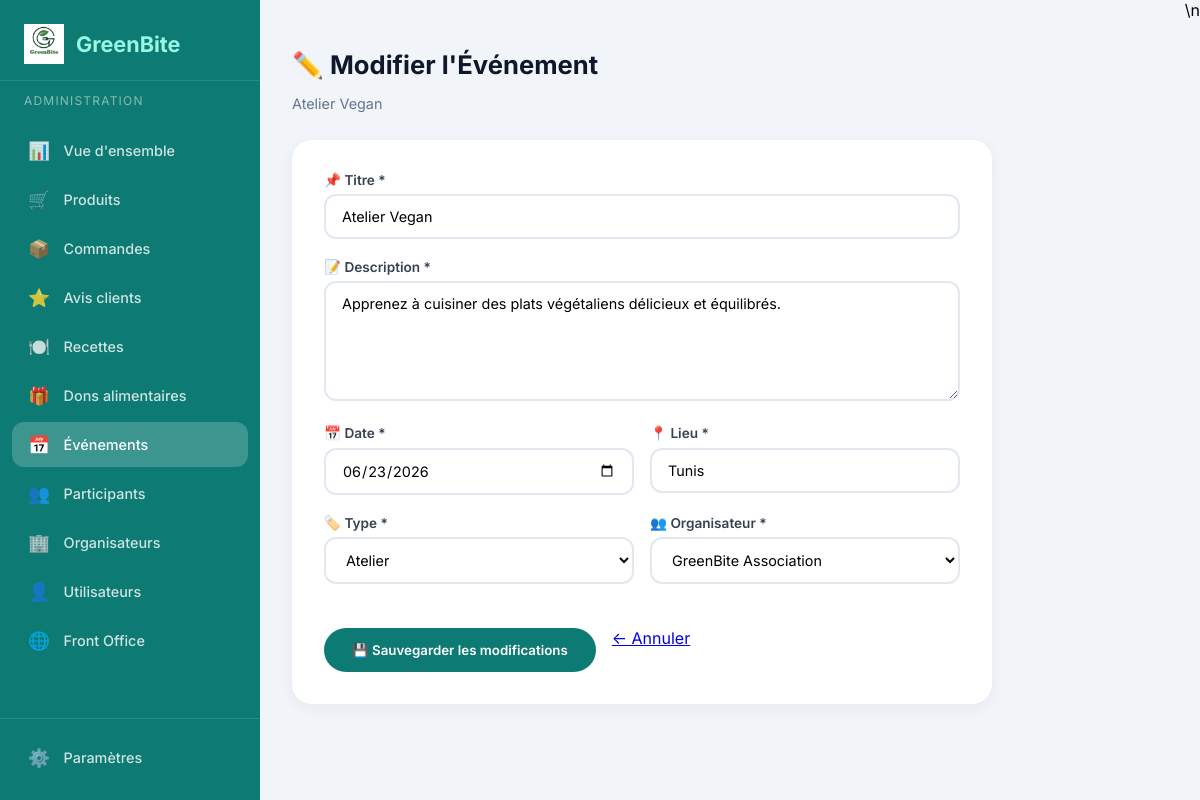
Screenshot of /Green-Bite/View/back-office/evenements_edit.php?id=1 (signed in) with the database file from the repository.
### tables this page shows
CREATE TABLE IF NOT EXISTS `evenement` (
  `id` int(11) NOT NULL AUTO_INCREMENT,
  `titre` varchar(100) NOT NULL,
  `description` text NOT NULL,
  `date_event` date NOT NULL,
  `lieu` varchar(100) NOT NULL,
  `type` enum('Atelier','Conférence','Festival','Autre') NOT NULL,
  `organisateur_id` int(11) NOT NULL,
  `capacite_max` int(11) DEFAULT 100,
  `prix` decimal(10,2) DEFAULT 0.00,
  `image_url` varchar(500) DEFAULT NULL,
  `created_at` timestamp NOT NULL DEFAULT current_timestamp(),
  `updated_at` timestamp NOT NULL DEFAULT current_timestamp() ON UPDATE current_timestamp(),
  PRIMARY KEY (`id`),
  KEY `idx_date` (`date_event`),
  KEY `idx_type` (`type`),
  KEY `idx_lieu` (`lieu`),
  KEY `idx_organisateur` (`organisateur_id`),
  CONSTRAINT `evenement_ibfk_1` FOREIGN KEY (`organisateur_id`) REFERENCES `organisateur` (`id`) ON DELETE CASCADE
);

CREATE TABLE IF NOT EXISTS `organisateur` (
  `id` int(11) NOT NULL AUTO_INCREMENT,
  `nom` varchar(100) NOT NULL,
  `email` varchar(150) NOT NULL,
  `telephone` varchar(20) NOT NULL,
  `adresse` text DEFAULT NULL,
  `site_web` varchar(200) DEFAULT NULL,
  `created_at` timestamp NOT NULL DEFAULT current_timestamp(),
  `updated_at` timestamp NOT NULL DEFAULT current_timestamp() ON UPDATE current_timestamp(),
  PRIMARY KEY (`id`),
  UNIQUE KEY `email` (`email`)
);

### Green-Bite/config/database.php (called while the page is built, shortened)
<?php
function getPdo(): PDO
{
    $dsn = 'mysql:host=' . DB_HOST . ';port=' . DB_PORT . ';dbname=' . DB_NAME . ';charset=utf8mb4';
    $options = [
        PDO::ATTR_ERRMODE => PDO::ERRMODE_EXCEPTION,
        PDO::ATTR_DEFAULT_FETCH_MODE => PDO::FETCH_ASSOC,
        PDO::ATTR_EMULATE_PREPARES => false,
    ];
    $pdo = new PDO($dsn, DB_USER, DB_PASS, $options);
    return $pdo;
}

### Green-Bite/Controller/EvenementController.php (called while the page is built, shortened)
<?php
class EvenementController {
    private $db;
    public function __construct() {
        $this->db = getPdo();
    }
    public function getEvenementById($id) {
        try {
            $id = filter_var($id, FILTER_VALIDATE_INT);
            $sql = "SELECT e.*, o.nom as organisateur_nom, o.email as organisateur_email,
                           o.telephone as organisateur_telephone, o.adresse as organisateur_adresse,
                           o.site_web as organisateur_site_web
                    FROM evenement e
                    LEFT JOIN organisateur o ON e.organisateur_id = o.id
                    WHERE e.id = :id";
            $query = $this->db->prepare($sql);
            $query->execute(['id' => $id]);
            $result = $query->fetch();
            return $result;
        } catch (Exception $e) {
            error_log("GetEvenementById error: " . $e->getMessage());
            return null;
        }
    }
    public function getAllOrganisateurs() {
        try {
            return $this->db->query("SELECT id, nom, email FROM organisateur ORDER BY nom ASC")->fetchAll();
        } catch (Exception $e) {
            return [];
        }
    }
}
?>

### Green-Bite/View/back-office/evenements_edit.php (the view, shortened to what this page needs)
<?php
require_once __DIR__ . '/../../Controller/EvenementController.php';
$controller    = new EvenementController();
$organisateurs = $controller->getAllOrganisateurs();
$id = isset($_GET['id']) ? (int)$_GET['id'] : 0;
$eventData = $controller->getEvenementById($id);
$formData = $_SERVER['REQUEST_METHOD'] === 'POST' ? $_POST : $eventData;
?>
<!DOCTYPE html>
<html lang="fr">
<head>
    <link rel="stylesheet" href="/Green-Bite/View/style.css">
</head>
<body>
<div class="dashboard-layout">
    <?php include __DIR__ . '/../includes/sidebar_admin.php'; ?>
    <div class="dashboard-main"><div class="page-content">
        <div class="page-header">
            <h1>✏️ Modifier l'Événement</h1>
            <p><?= htmlspecialchars($eventData['titre']) ?></p>
        </div>
        <div class="ev-form-card">
            <form method="POST">
                <div class="ev-field">
                    <label for="titre">📌 Titre *</label>
                    <input type="text" id="titre" name="titre" value="<?= htmlspecialchars($formData['titre'] ?? '') ?>">
                </div>
                <div class="ev-field">
                    <label for="description">📝 Description *</label>
                    <textarea id="description" name="description"><?= htmlspecialchars($formData['description'] ?? '') ?></textarea>
                </div>
                <div style="display:grid;grid-template-columns:1fr 1fr;gap:1rem;">
                    <div class="ev-field">
                        <label for="date_event">📅 Date *</label>
                        <input type="date" id="date_event" name="date_event" value="<?= htmlspecialchars($formData['date_event'] ?? '') ?>">
                    </div>
                    <div class="ev-field">
                        <label for="lieu">📍 Lieu *</label>
                        <input type="text" id="lieu" name="lieu" value="<?= htmlspecialchars($formData['lieu'] ?? '') ?>">
                    </div>
                </div>
                <div style="display:grid;grid-template-columns:1fr 1fr;gap:1rem;">
                    <div class="ev-field">
                        <label for="type">🏷️ Type *</label>
                        <select id="type" name="type">
                            <?php foreach(['Atelier','Conférence','Festival','Autre'] as $t): ?>
                                <option value="<?= $t ?>" <?= ($formData['type'] ?? '') === $t ? 'selected' : '' ?>><?= $t ?></option>
                            <?php endforeach; ?>
                        </select>
                    </div>
                    <div class="ev-field">
                        <label for="organisateur_id">👥 Organisateur *</label>
                        <select id="organisateur_id" name="organisateur_id">
                            <?php foreach($organisateurs as $org): ?>
                                <option value="<?= $org['id'] ?>" <?= ($formData['organisateur_id'] ?? 0) == $org['id'] ? 'selected' : '' ?>><?= htmlspecialchars($org['nom']) ?></option>
                            <?php endforeach; ?>
                        </select>
                    </div>
                </div>
                <div class="ev-form-actions">
                    <button type="submit" class="primary-btn">💾 Sauvegarder les modifications</button>
                    <a href="/Green-Bite/View/back-office/evenements.php" class="secondary-btn">← Annuler</a>
                </div>
            </form>
        </div>
    </div></div>\n</div>
</body>
</html>

### Green-Bite/View/style.css (style rules this page uses)
:root { --primary-green: #15803d; --primary-green-dark: #166534; --primary-green-light: #dcfce7; --accent-teal: #0d7a73; --accent-teal-dark: #085851; --accent-teal-light: #ccfbf1; --gray-light: #f1f5f9; --gray-border: #e2e8f0; --text-dark: #0f172a; --text-muted: #64748b; }
body { font-family: 'Inter', system-ui, -apple-system, sans-serif; background-color: var(--gray-light); margin: 0; padding: 0; }
.primary-btn { background-color: var(--accent-teal); color: white; border-radius: 9999px; padding: 14px 28px; font-weight: 600; transition: all 0.3s ease; border: none; cursor: pointer; font-family: 'Inter', sans-serif; }
* { box-sizing: border-box; }
.dashboard-layout { display: flex; min-height: 100vh; }
.dashboard-main { margin-left: 260px; flex: 1; display: flex; flex-direction: column; }
.page-content { padding: 2rem; flex: 1; }
.page-header { margin-bottom: 1.75rem; }
.page-header h1 { font-size: 1.6rem; font-weight: 700; color: #0f172a; margin-bottom: 0.25rem; }
.page-header p { color: #64748b; font-size: 0.9rem; }

### Green-Bite/View/back-office/evenements_edit.php (style rules this page uses)
.ev-form-card { background: white; border-radius: 20px; padding: 2rem; box-shadow: 0 4px 15px rgba(0,0,0,0.05); max-width: 700px; }
.ev-field { margin-bottom: 1.25rem; }
.ev-field label { display: block; font-size: 0.85rem; font-weight: 600; color: #374151; margin-bottom: 0.4rem; }
.ev-field input, .ev-field textarea, .ev-field select { width: 100%; padding: 0.75rem 1rem; border: 2px solid #e2e8f0; border-radius: 12px; font-size: 0.9rem; font-family: 'Inter', sans-serif; transition: border-color 0.2s; background: white; }
.ev-field textarea { min-height: 120px; resize: vertical; }
.ev-form-actions { display: flex; gap: 1rem; margin-top: 1.5rem; flex-wrap: wrap; }

### rows the page displays
evenement: titre "Atelier Vegan", description "Apprenez à cuisiner des plats végétaliens délicieux et équilibrés.", date_event "06/23/2026", lieu "Tunis", type "Atelier", organisateur_id "GreenBite Association"

### other values shown
$icon "📊 🛒 📦 ⭐ 🍽️ 🎁 📅 👥 🏢 🌐"
$label "Vue d'ensemble Produits Commandes Avis clients Recettes Dons alimentaires Événements Participants Organisateurs Utilisateurs Front Office"
